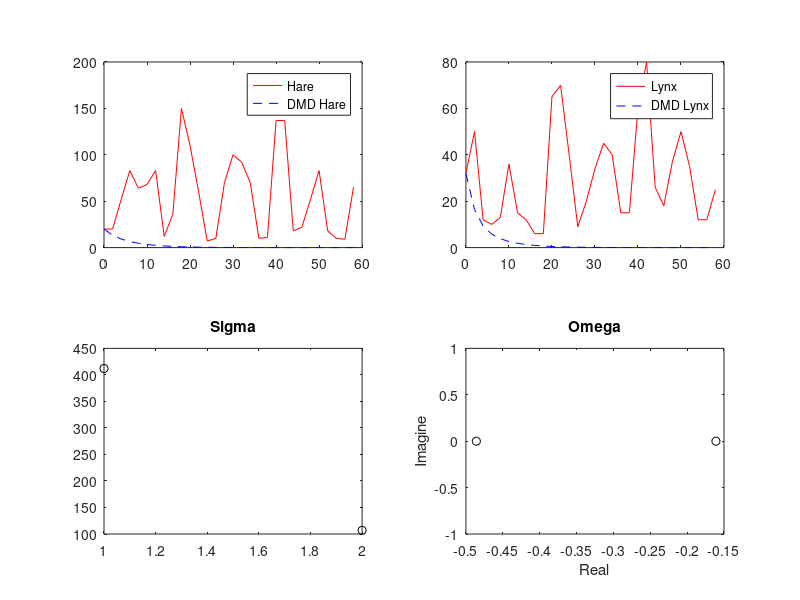

MATLAB code for this plot:
%%%%%%Develop a DMD model to forecast the future population states
clear all; close all; clc;
%%%%data x1--Snowshoe Hare   x2----Canada Lynx
x1 = [20,20,52,83,64,68,83,12,36,150,110,60,7,10,70,...
    100,92,70,10,11,137,137,18,22,52,83,18,10,9,65];
x2 = [32,50,12,10,13,36,15,12,6,6,65,70,40,9,20,...
    34,45,40,15,15,60,80,26,18,37,50,35,12,12,25];

slices = 30;
t = linspace(0,58,slices);
dt = t(2) - t(1);
X =[x1;x2];
X1 = X(:,1:end-1);
X2 = X(:,2:end);
r = 2;
%% 
%%%%%%%body of DMD

%%%% Step 1: SVD the raw data X, and get the reduced space
[U,Sigma,V] = svd(X1,'econ');
Ur = U(:,1:r);
Sigmar = Sigma(1:r,1:r);
Vr = V(:,1:r);

%%%% Step2: Find Atilde
Atilde = Ur'*X2*Vr/Sigmar;

%%%% Step3: Find eigenvalue, eigenvector of Atilde
[W,Lambda] = eig(Atilde);

%%% Step4: Find DMD modes and initial value

%%%% Phi are DMD modes, eigenvectors of A matrix
%%% Lambda are DMD eigenvalues (of A matrix)
%%% b is the mode amplitude

Phi = X2*(Vr/Sigmar)*W;

alpha1 = Sigmar*Vr(1,:)';
b = (W*Lambda)\alpha1;

%%%%%% equivalent method to find b
%b = Phi\X(:,1);

%y0 = Phi\X;

%[Phi,Lambda,b]=DMD(X1,X2,r);
%%
%%%%% DMD reconstruction for every time point
%%% turn the mode to exp
Lambda_new = diag(Lambda);
omega = log(Lambda_new)/dt;

%y0 = Phi\X;
u_modes = zeros(r,length(t)); %DMD reconstruction for every time point
x1_modes = zeros(1,length(t));
x2_modes = zeros(1,length(t));

for iter = 1:length(t)
    
    u_modes(:,iter) = b.*exp(omega*(t(iter)));

end

u_dmd = Phi*u_modes;
%u_dmd = u_modes;
f1 = figure();
subplot(2,2,1)
plot(t,x1,'r-',t,abs(u_dmd(1,:)),'b--');
legend('Hare','DMD Hare');

subplot(2,2,2)
plot(t,x2,'r-',t,abs(u_dmd(2,:)),'b--')
legend('Lynx','DMD Lynx');

subplot(2,2,3);
plot(diag(Sigma),'ko');
title('Sigma')

subplot(2,2,4)
plot(real(omega),imag(omega),'ko')
title('Omega')
xlabel('Real')
ylabel('Imagine')
